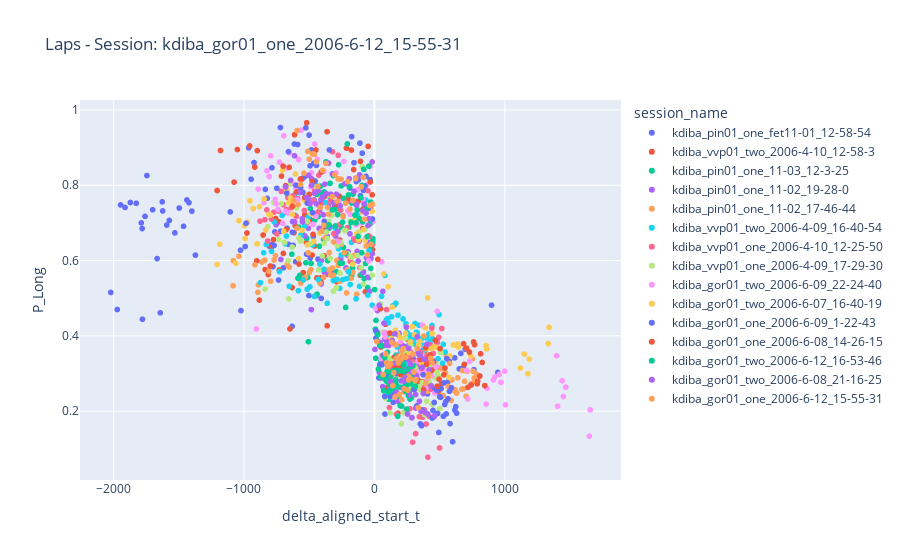
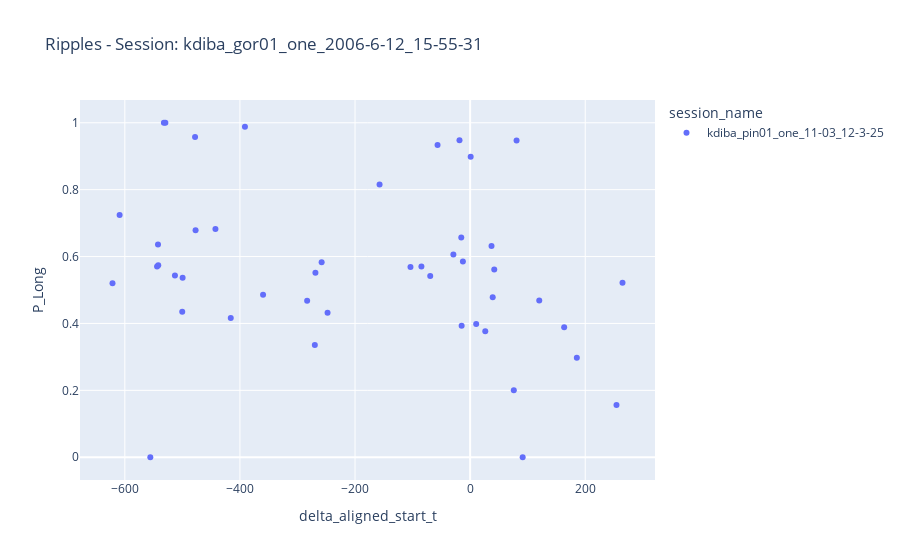

Notebook source saved alongside these figures, in order:
### Code cell
# Example usage:
all_session_figures = plot_across_sessions_results(collected_outputs_directory, concatenated_laps_df=all_sessions_laps_df, concatenated_ripple_df=all_sessions_ripple_df, save_figures=True)

# Show figures for all sessions
for fig_laps, fig_ripples in all_session_figures:
    fig_laps.show()
    fig_ripples.show()

    fig_laps.write_html("../output/2024-01-23_AcrossSession_fig_laps.html")
    fig_ripples.write_html("../output/2024-01-23_AcrossSession_fig_ripples.html")
